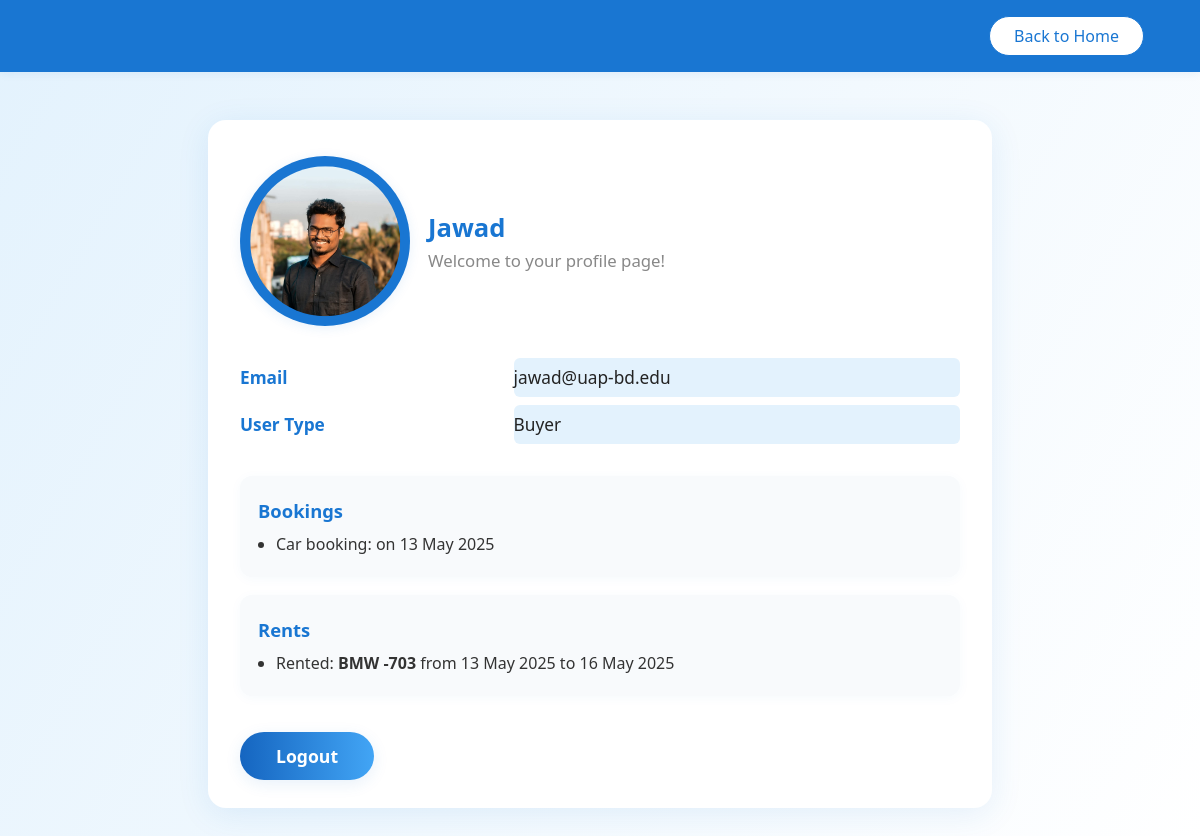
/users/profile/ (signed in), run on the app's committed database.
### users/models.py (models this page shows)
class CustomUser(AbstractUser):
    USER_TYPE_CHOICES = (
        ('buyer', 'Buyer'),
        ('seller', 'Seller'),
    )
    user_type = models.CharField(max_length=10, choices=USER_TYPE_CHOICES)
    image = models.ImageField(upload_to='profile_images/', blank=True, null=True)
    membership_type = models.CharField(max_length=20, blank=True, null=True)
    profile_images = models.ImageField(upload_to='profile_images/', blank=True, null=True)

### myapp/models.py (models this page shows, shortened)
class CarWashBooking(models.Model):
    user = models.ForeignKey(settings.AUTH_USER_MODEL, on_delete=models.CASCADE)
    service_type = models.CharField(max_length=100)
    service_location = models.CharField(max_length=100)
    date = models.DateField()
    time = models.TimeField()
    car_details = models.CharField(max_length=200)

class CarRental(models.Model):
    user = models.ForeignKey(settings.AUTH_USER_MODEL, on_delete=models.CASCADE)
    car_name = models.CharField(max_length=100)
    start_date = models.DateField()
    end_date = models.DateField()
    pickup_location = models.CharField(max_length=100)
    dropoff_location = models.CharField(max_length=100)

### users/views.py (the view)
# urls.py: path('profile/', views.profile_view, name='profile'),
@login_required
def profile_view(request):
    bookings = CarWashBooking.objects.filter(user=request.user)
    rents = CarRental.objects.filter(user=request.user)
    return render(request, 'Auth/profile.html', {
        'user': request.user,
        'bookings': bookings,
        'rents': rents,
    })

### template/Auth/profile.html (shortened to what this page needs)
{% load static %}
<!DOCTYPE html>
<html lang="en">
<head>
</head>
<body>
    <div class="navbar">
        <a href="{% url 'home' %}" class="about-btn" style="margin-right:16px;">Back to Home</a>
    </div>
    <div class="profile-container">
        <div class="profile-header">
            <div class="profile-avatar">
                {% if user.image %}
                    <img src="{{ user.image.url }}" alt="Profile Picture">
                {% else %}
                    <span style="font-size:3rem;color:#fff;">{{ user.username|slice:":1"|upper }}</span>
                {% endif %}
            </div>
            <div class="profile-header-info">
                <h2>{{ user.username }}</h2>
                <div class="subtitle">Welcome to your profile page!</div>
            </div>
        </div>
        <table class="profile-table">
            <tr>
                <th>Email</th>
                <td>{{ user.email }}</td>
            </tr>
            <tr>
                <th>User Type</th>
                <td>{{ user.get_user_type_display }}</td>
            </tr>
        </table>
        <div class="section-card">
            <h3>Bookings</h3>
            {% if bookings %}
                <ul>
                    {% for booking in bookings %}
                        <li>
                            Car booking: <strong>{{ booking.car_name }}</strong> on {{ booking.date|date:"d M Y" }}
                        </li>
                    {% endfor %}
                </ul>
            {% else %}
                <p>No car wash bookings yet.</p>
            {% endif %}
        </div>
        <div class="section-card">
            <h3>Rents</h3>
            {% if rents %}
                <ul>
                    {% for rent in rents %}
                        <li>
                            Rented: <strong>{{ rent.car_name }}</strong> from {{ rent.start_date|date:"d M Y" }} to {{ rent.end_date|date:"d M Y" }}
                        </li>
                    {% endfor %}
                </ul>
            {% else %}
                <p>No car rentals yet.</p>
            {% endif %}
        </div>
        <a href="{% url 'logout' %}" class="logout-btn">Logout</a>
    </div>
</body>
</html>

### template/Auth/profile.html (style rules this page uses)
body { margin: 0; padding: 0; min-height: 100vh; background: linear-gradient(120deg, #e3f2fd 0%, #fff 100%); font-family: 'Segoe UI', Arial, sans-serif; }
.navbar { display: flex; align-items: center; justify-content: flex-end; padding: 16px 40px; background: #1976d2; box-shadow: 0 2px 8px rgba(25, 118, 210, 0.08); }
.navbar .about-btn { background: #fff; border: 1px solid #1976d2; color: #1976d2; border-radius: 20px; padding: 8px 24px; font-size: 1rem; cursor: pointer; transition: background 0.2s, color 0.2s; text-decoration: none; margin-left: 16px; }
.profile-container { max-width: 720px; margin: 48px auto; background: #fff; border-radius: 18px; box-shadow: 0 6px 32px rgba(25, 118, 210, 0.10); padding: 36px 32px 28px 32px; font-family: 'Segoe UI', Tahoma, Geneva, Verdana, sans-serif; }
.profile-header { display: flex; align-items: center; gap: 18px; margin-bottom: 24px; }
.profile-avatar { width: 170px; height: 170px; border-radius: 50%; background: #1976d2; position: relative; display: flex; align-items: center; justify-content: center; box-shadow: 0 2px 12px rgba(25, 118, 210, 0.10); overflow: hidden; }
.profile-avatar img { position: absolute; top: 50%; left: 50%; width: 88%; height: 88%; transform: translate(-50%, -50%); border-radius: 50%; object-fit: cover; border: 4px solid #1976d2; }
.profile-header-info { flex: 1; }
.profile-header-info h2 { margin: 0 0 4px 0; color: #1976d2; font-size: 1.6rem; font-weight: bold; }
.profile-header-info .subtitle { color: #888; font-size: 1.05rem; }
.profile-table { width: 100%; font-size: 1.08rem; margin-bottom: 24px; border-collapse: separate; border-spacing: 0 8px; }
.profile-table th { text-align: left; color: #1976d2; font-weight: 600; width: 38%; padding: 8px 0; }
.profile-table td { padding: 8px 0; color: #232323; background: #e3f2fd; border-radius: 6px; }
.section-card { background: #f8fafc; border-radius: 12px; box-shadow: 0 2px 12px rgba(25, 118, 210, 0.04); padding: 22px 18px 16px 18px; margin-bottom: 18px; }
.section-card h3 { color: #1976d2; margin: 0 0 10px 0; font-size: 1.15rem; }
.section-card ul { margin: 0; padding: 0 0 0 18px; }
.section-card li { margin-bottom: 6px; color: #333; }
.logout-btn { background: linear-gradient(90deg, #1565c0 0%, #42a5f5 100%); color: #fff; border: none; border-radius: 24px; padding: 12px 36px; font-size: 1.1rem; font-weight: bold; cursor: pointer; transition: background 0.2s, box-shadow 0.2s; text-decoration: none; display: inline-block; box-shadow: 0 4px 16px rgba(25, 118, 210, 0.10); margin-top: 18px; }

### data on the page
CustomUser: image (picture), username "Jawad", email "jawad@uap-bd.edu", user_type "Buyer"
CarWashBooking: date "13 May 2025"
CarRental: car_name "BMW -703", start_date "13 May 2025", end_date "16 May 2025"
